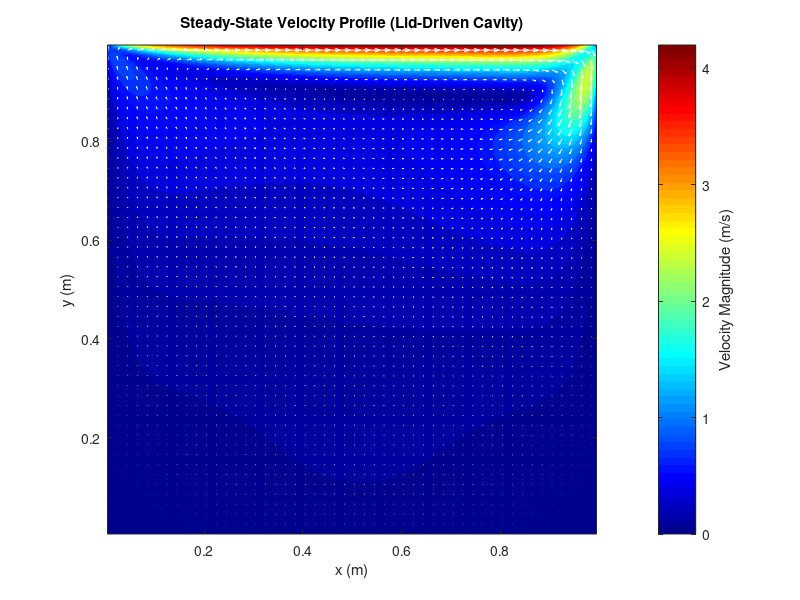
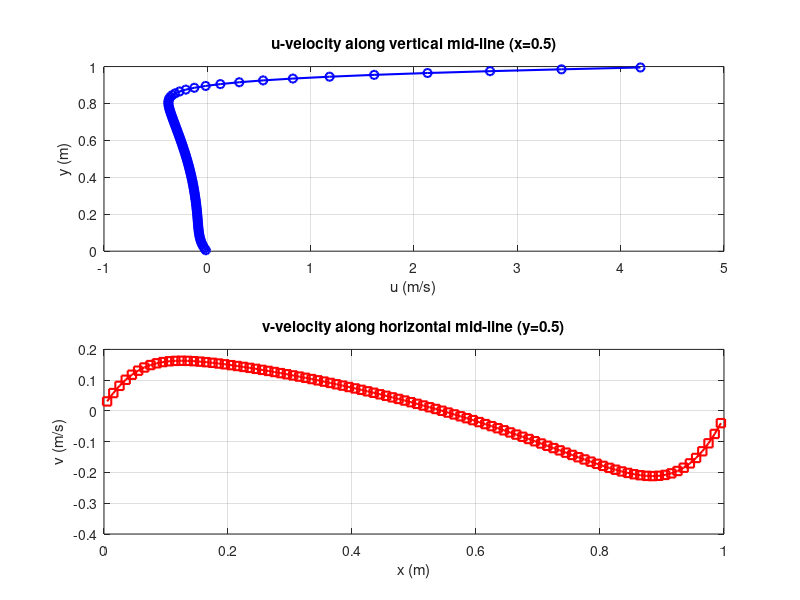

The MATLAB source for these figures, in order:
clear; 
clc;
data = load('cavity_SIMPLER.txt');

% Change grid size when they were altered in Fortran solver
nx = 100; 
ny = 100;

X = reshape(data(:, 1), nx, ny)';
Y = reshape(data(:, 2), nx, ny)';
U = reshape(data(:, 3), nx, ny)';
V = reshape(data(:, 4), nx, ny)';

% Calculate velocity magnitude: |V| = sqrt(u^2 + v^2)
VelMag = sqrt(U.^2 + V.^2);

% Plot 1: Velocity magnitude field 
figure; 
contourf(X, Y, VelMag, 50, 'LineStyle', 'none');
colormap(jet);
cb = colorbar;
ylabel(cb, 'Velocity Magnitude (m/s)');
hold on;

% Add vectors for direction
skip = 2;
quiver(X(1:skip:end, 1:skip:end), Y(1:skip:end, 1:skip:end), ...
       U(1:skip:end, 1:skip:end), V(1:skip:end, 1:skip:end), 1.2, 'w');

title('Steady-State Velocity Profile (Lid-Driven Cavity)');
xlabel('x (m)'); ylabel('y (m)');
axis equal tight;

% Plot 2: Benchmark mid-line profiles
figure('Color', 'w', 'Position', [950 100 500 600]);

% U-velocity along vertical mid-line (x = 0.5)
subplot(2,1,1);
mid_x = round(nx/2);
plot(U(:, mid_x), Y(:, mid_x), 'b-o', 'LineWidth', 1.5);
grid on;
title('u-velocity along vertical mid-line (x=0.5)');
xlabel('u (m/s)'); ylabel('y (m)');

% V-velocity along horizontal mid-line (y = 0.5)
subplot(2,1,2);
mid_y = round(ny/2);
plot(X(mid_y, :), V(mid_y, :), 'r-s', 'LineWidth', 1.5);
grid on;
title('v-velocity along horizontal mid-line (y=0.5)');
xlabel('x (m)'); ylabel('v (m/s)');
